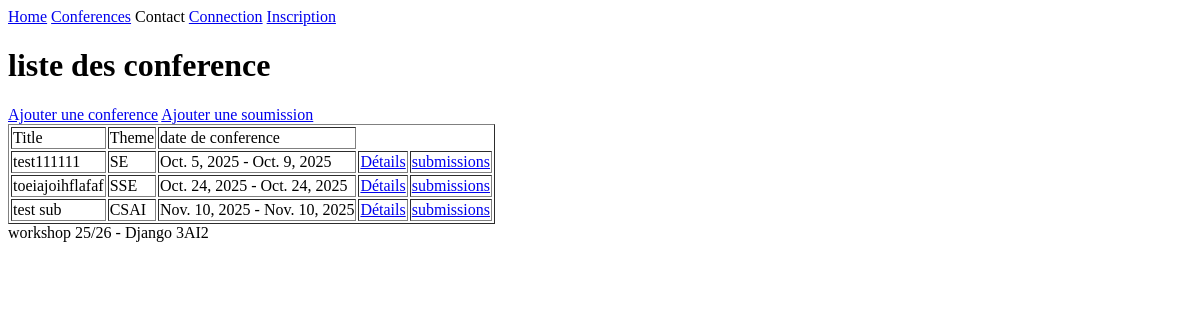
The page /conference/liste/ on the database as committed earlier.
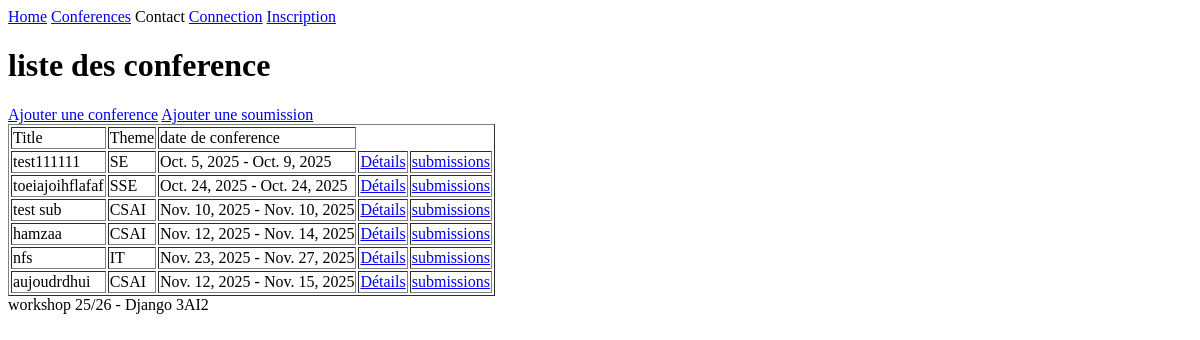
The same page on the database as committed later.
### ConferenceApp/models.py (models this page shows, shortened)
class CONFERENCE(models.Model):
    conference_id = models.AutoField(primary_key=True)
    name = models.CharField(max_length=255)
    description = models.TextField(validators=[MaxLengthValidator(30, "Description must be at most 30 characters long.")])
    Theme_list = [
        ('CSAI', 'Computer Science & Artificial Intelligence'),
        ('SE', 'Science & Engineering'),
        ('SSE', 'Social Sciences & Education'),
        ('IT', 'Interdisciplinary Themes'),
    ]
    Theme = models.CharField(max_length=225,choices=Theme_list)
    location = models.CharField(max_length=255)
    start_date = models.DateField()
    end_date = models.DateField()
    created_at = models.DateTimeField(auto_now_add=True)
    updated_at = models.DateTimeField(auto_now=True)

### ConferenceApp/views.py (the view)
# urls.py: path("liste/",conferenceList.as_view(),name="list_conferences"),
class conferenceList(ListView):
    model = CONFERENCE
    context_object_name = "liste"
    template_name = "conference/liste.html"

### templates/conference/liste.html (shortened to what this page needs)
{% extends 'base.html' %}
{% block content %}
<h1>liste des conference</h1>
<a href="{% url 'add_conference'  %}">Ajouter une conference</a>
<a href="{% url 'add_submission' %}?conference={{ c.pk }}">Ajouter une soumission</a>
<table border="1">
    <tr><td>Title</td><td>Theme</td><td>date de conference</td></tr>
    {% for c in liste %}
    <tr>
        <td>{{c.name}}</td>
        <td>{{c.Theme}}</td>
        <td>{{c.start_date}} - {{c.end_date}}</td>
        <td><a href="{% url 'conferencedetail' c.pk %}">Détails</a>
           <td>
  <a href="{% url 'list_submissions' conference_id=c.pk %}">submissions</a>
</td>
    </tr>
    {% endfor %}
</table>
{% endblock %}

### templates/base.html
<html>
    <head>
    </head>
    <body>
        <nav>
    <a href="/">Home</a>
    <a href="{% url 'list_conferences' %}">Conferences</a>
    <a>Contact</a>
    {% if user.is_authenticated %}
        <a>{{ user.username }}</a>
        <a href="{% url 'logout' %}">Logout</a>
    {% else %}
        <a href="{% url 'login' %}">Connection</a>
        <a href="{% url 'register' %}">Inscription</a>
    {% endif %}
</nav>
        {% block content %}
        {% endblock %}
        <footer> workshop 25/26 - Django 3AI2</footer>
    </body>
</html>

Rows that differ between the two databases and show on the page:
added CONFERENCE: name "hamzaa", Theme "CSAI", start_date "Nov. 12, 2025", end_date "Nov. 14, 2025"
added CONFERENCE: name "nfs", Theme "IT", start_date "Nov. 23, 2025", end_date "Nov. 27, 2025"
added CONFERENCE: name "aujoudrdhui", Theme "CSAI", start_date "Nov. 12, 2025", end_date "Nov. 15, 2025"
